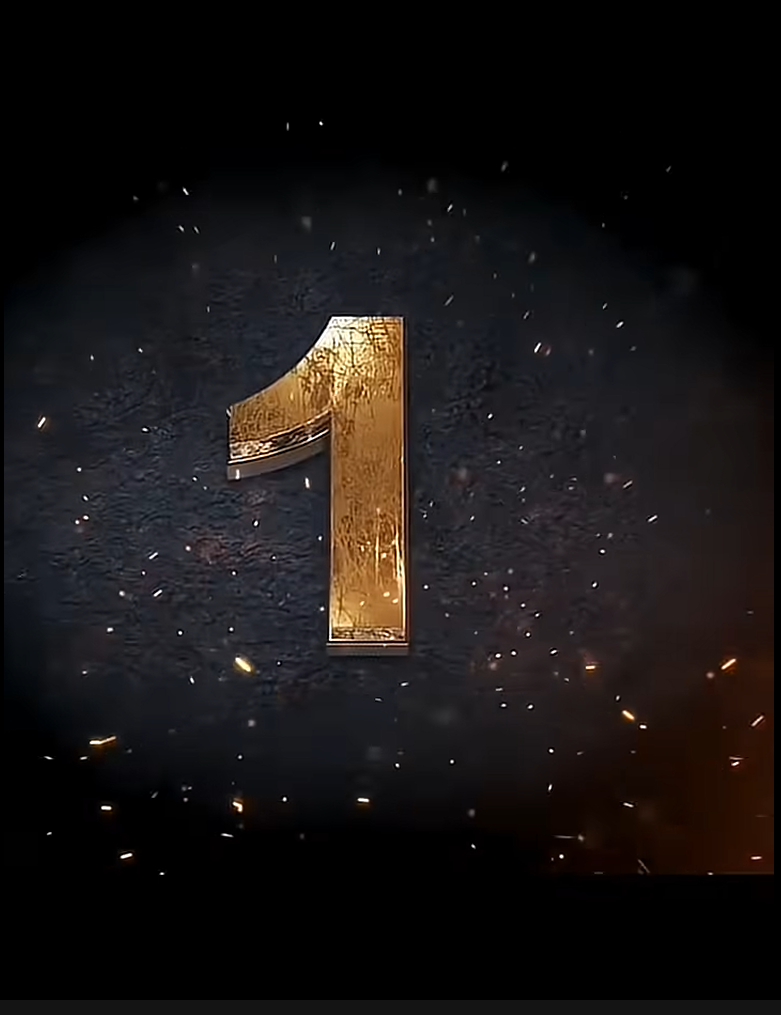
#> input picture 1-Video split/reference_numbers/1.png, 781 x 1015 px
$ python 02_split_video.py
#> lines starting #> are read from the running program, lines starting #| are printed output that depends on the picture
### 1-Video split/project_paths.py
"""Shared configuration and tracker paths for the Video Split pipeline."""

from __future__ import annotations

import json
import shutil
from pathlib import Path

ROOT = Path(__file__).resolve().parent
CONFIG_DIR = ROOT / "configuration"
TRACKERS_DIR = ROOT / "trackers"

INPUT_DIR = ROOT / "1-input_videos"
OUTPUT_DIR = ROOT / "2-output_videos"
TRANSCRIPTIONS_DIR = OUTPUT_DIR / "Transcriptions"
MERGED_DIR = ROOT / "4-output_merged_videos"
VOICEOVER_DIR = ROOT / "voiceover"
VOICEOVER_OUTPUT_DIR = ROOT / "3-output_voiceover_videos"
VOICEOVER_RECORDINGS_DIR = VOICEOVER_DIR / "recordings"
VOICEOVER_FIXED_DIR = VOICEOVER_DIR / "recordings_fixed"
CATEGORIES_PATH = ROOT / "video_categories" / "categories.json"

SPLIT_TRIM_CONFIG = CONFIG_DIR / "split_trim_config.json"
MERGE_TRANSITION_CONFIG = CONFIG_DIR / "merge_transition_config.json"
REMOVE_TEXT_CONFIG = CONFIG_DIR / "remove_text_config.json"

DOWNLOAD_ARCHIVE = TRACKERS_DIR / "download_archive.txt"
SPLIT_PROCESSED = TRACKERS_DIR / "split_processed.json"
SPLIT_FAILED = TRACKERS_DIR / "split_failed.json"
TEXT_REMOVED_PROCESSED = TRACKERS_DIR / "text_removed_processed.json"
TEXT_REMOVED_FAILED = TRACKERS_DIR / "text_removed_failed.json"
TRANSCRIBE_PROCESSED = TRACKERS_DIR / "transcribe_processed.json"
TRANSCRIBE_FAILED = TRACKERS_DIR / "transcribe_failed.json"
CATEGORIZE_PROCESSED = TRACKERS_DIR / "categorize_processed.json"
CATEGORIZE_FAILED = TRACKERS_DIR / "categorize_failed.json"
MERGE_USED_CLIPS = TRACKERS_DIR / "merge_used_clips.json"
VOICEOVER_PROCESSED = TRACKERS_DIR / "voiceover_processed.json"

_FOLDER_RENAMES: list[tuple[str, str]] = [
    ("input_videos", "1-input_videos"),
    ("output_videos", "2-output_videos"),
    ("output_voiceover_videos", "3-output_voiceover_videos"),
    ("output_merged_videos", "4-output_merged_videos"),
]

_CANONICAL_FOLDER_NAMES: tuple[str, ...] = (
    "1-input_videos",
    "2-output_videos",
    "3-output_voiceover_videos",
    "4-output_merged_videos",
)

_LEGACY_PATH_SEGMENTS: list[tuple[str, str]] = [
    ("output_voiceover_videos", "3-output_voiceover_videos"),
    ("output_merged_videos", "4-output_merged_videos"),
    ("output_videos", "2-output_videos"),
    ("input_videos", "1-input_videos"),
]

_LEGACY_MOVES: list[tuple[Path, Path]] = [
    (ROOT / "split_trim_config.json", SPLIT_TRIM_CONFIG),
    (ROOT / "merge_transition_config.json", MERGE_TRANSITION_CONFIG),
    (ROOT / "remove_text_config.json", REMOVE_TEXT_CONFIG),
    (INPUT_DIR / ".download_archive.txt", DOWNLOAD_ARCHIVE),
    (INPUT_DIR / ".split_processed.json", SPLIT_PROCESSED),
    (INPUT_DIR / ".split_failed.json", SPLIT_FAILED),
    (OUTPUT_DIR / ".text_removed_processed.json", TEXT_REMOVED_PROCESSED),
    (OUTPUT_DIR / ".text_removed_failed.json", TEXT_REMOVED_FAILED),
    (OUTPUT_DIR / ".transcribe_processed.json", TRANSCRIBE_PROCESSED),
    (OUTPUT_DIR / ".transcribe_failed.json", TRANSCRIBE_FAILED),
    (OUTPUT_DIR / ".categorize_processed.json", CATEGORIZE_PROCESSED),
    (OUTPUT_DIR / ".categorize_failed.json", CATEGORIZE_FAILED),
    (OUTPUT_DIR / ".merge_used_clips.json", MERGE_USED_CLIPS),
    (ROOT / "input_videos" / ".download_archive.txt", DOWNLOAD_ARCHIVE),
    (ROOT / "input_videos" / ".split_processed.json", SPLIT_PROCESSED),
    (ROOT / "input_videos" / ".split_failed.json", SPLIT_FAILED),
    (ROOT / "output_videos" / ".text_removed_processed.json", TEXT_REMOVED_PROCESSED),
    (ROOT / "output_videos" / ".text_removed_failed.json", TEXT_REMOVED_FAILED),
    (ROOT / "output_videos" / ".transcribe_processed.json", TRANSCRIBE_PROCESSED),
    (ROOT / "output_videos" / ".transcribe_failed.json", TRANSCRIBE_FAILED),
    (ROOT / "output_videos" / ".categorize_processed.json", CATEGORIZE_PROCESSED),
    (ROOT / "output_videos" / ".categorize_failed.json", CATEGORIZE_FAILED),
    (ROOT / "output_videos" / ".merge_used_clips.json", MERGE_USED_CLIPS),
]


def migrate_data_folder_names() -> int:
    """Rename legacy data folders to numbered names (one-time, idempotent)."""
    moved = 0
    for old_name, new_name in _FOLDER_RENAMES:
        old = ROOT / old_name
        new = ROOT / new_name
        if old.exists() and not new.exists():
            shutil.move(str(old), str(new))
            moved += 1
    return moved


# [44 lines left out: functions _collapse_repeated_folder_names, _replace_legacy_folder_segments, normalize_stored_path, _replace_path_strings, not called in this run]


def migrate_json_path_references() -> int:
    """Update stored absolute paths inside JSON files after folder renames."""
    updated_files = 0
    skip_dirs = {"voiceover", "configuration", "reference_numbers", "assets", "video_categories"}

    for json_path in ROOT.rglob("*.json"):
        if any(part in skip_dirs for part in json_path.parts):
            continue
        try:
            raw = json_path.read_text(encoding="utf-8")
        except OSError:
            continue
        new_raw, changed = _replace_path_strings(raw)
        if not changed:
            continue
        json_path.write_text(new_raw, encoding="utf-8")
        updated_files += 1
    return updated_files


def migrate_legacy_paths() -> int:
    """Move old root/input/output tracker and config files into configuration/ and trackers/."""
    CONFIG_DIR.mkdir(parents=True, exist_ok=True)
    TRACKERS_DIR.mkdir(parents=True, exist_ok=True)
    moved = 0
    for old, new in _LEGACY_MOVES:
        if old.exists() and not new.exists():
            shutil.move(str(old), str(new))
            moved += 1
    return moved


migrate_data_folder_names()
migrate_json_path_references()
migrate_legacy_paths()

### 1-Video split/log_utils.py
"""Shared console logging for the Video Split pipeline."""

from __future__ import annotations

import sys
from datetime import datetime
from pathlib import Path

WIDTH = 72
BANNER_CHAR = "="
SECTION_CHAR = "-"


def configure_stdio() -> None:
    """Ensure UTF-8 output and line buffering when run from run.bat."""
    try:
        sys.stdout.reconfigure(encoding="utf-8", line_buffering=True)
        sys.stderr.reconfigure(encoding="utf-8", line_buffering=True)
    except (AttributeError, ValueError, OSError):
        pass


def _timestamp() -> str:
    return datetime.now().strftime("%H:%M:%S")


def banner(title: str, subtitle: str = "") -> None:
    print()
    print(BANNER_CHAR * WIDTH)
    print(f"  {title}")
    if subtitle:
        print(f"  {subtitle}")
    print(BANNER_CHAR * WIDTH)
    print()


def section(title: str) -> None:
    print()
    print(SECTION_CHAR * WIDTH)
    print(f"  [{_timestamp()}] {title}")
    print(SECTION_CHAR * WIDTH)


# [4 lines left out: function step, not called in this run]


def info(label: str, value: str | Path) -> None:
    print(f"     {label:<18} {value}")


def bullet(text: str, indent: int = 1) -> None:
    pad = "  " * indent
    print(f"{pad}- {text}")


def ok(message: str) -> None:
    print(f"  [OK]  {message}")


def warn(message: str) -> None:
    print(f"  [!!]  {message}")


def fail(message: str) -> None:
    print(f"  [XX]  {message}", file=sys.stderr)


def progress(message: str) -> None:
    print(f"  ...   {message}")


def divider() -> None:
    print(SECTION_CHAR * WIDTH)


# [4 lines left out: function summary, not called in this run]


def paths_block(title: str, paths: list[tuple[str, str | Path]]) -> None:
#> called with title = 'Folders and trackers'
    section(title)
    for label, path in paths:
        info(label, path)


# [14 lines left out: function done_block, not called in this run]

### 1-Video split/02_split_video.py
"""
[2] Split videos by golden number markers (1-5) using computer vision.

Reads videos from input_videos/, matches reference_numbers/1.png .. 5.png,
then exports parts into output_videos/<video_name>/ as part-01-<uuid>.mp4, etc.
Tracks completed splits in trackers/split_processed.json so reruns skip
videos that were already split. Existing output folders are synced into that
tracker automatically.

Preferred: double-click run.bat and choose 2 (splits every unprocessed
video in input_videos/, one by one, skipping ones already done).

Manual:
  conda run -n utube_env python 02_split_video.py
  conda run -n utube_env python 02_split_video.py --latest-only
  conda run -n utube_env python 02_split_video.py --video "input_videos/my_video.mp4"
  conda run -n utube_env python 02_split_video.py --force
"""

from __future__ import annotations

import argparse
import json
import subprocess
import sys
import uuid
from dataclasses import dataclass
from datetime import datetime, timezone
from pathlib import Path

import cv2
import numpy as np

import log_utils as log
import project_paths as paths

log.configure_stdio()

ROOT = paths.ROOT
INPUT_DIR = paths.INPUT_DIR
OUTPUT_DIR = paths.OUTPUT_DIR
REF_DIR = ROOT / "reference_numbers"
TRIM_CONFIG_PATH = paths.SPLIT_TRIM_CONFIG
PROCESSED_TRACKER_PATH = paths.SPLIT_PROCESSED
FAILED_TRACKER_PATH = paths.SPLIT_FAILED

NUMBERS = list(range(1, 6))
SAMPLE_FPS = 4.0  # coarse scan: frames analyzed per second
REFINE_FPS = 10.0  # fine scan around each detected marker
MIN_SCORE = 0.06
MIN_SCORE_MARGIN = 0.03  # winner must beat runner-up by at least this
PEAK_WINDOW_SEC = 1.5
MIN_GAP_SEC = 2.0
MARKER_END_DROP_RATIO = 0.45  # card ended when score falls below peak * this


@dataclass
class ReferenceImage:
    number: int
    gray: np.ndarray
    descriptors: np.ndarray | None
    keypoint_count: int
    hist: np.ndarray


@dataclass
class TrimSettings:
    start_trim_sec: float
    end_trim_sec: float
    start_trim_from: str = "marker_end"  # "marker_start" or "marker_end"
    min_score_margin: float | None = None  # override default margin for this number


@dataclass
class MarkerHit:
    number: int
    time_sec: float
    end_sec: float
    score: float


@dataclass
class PartRange:
    part: int
    marker_number: int
    raw_start_sec: float
    raw_end_sec: float
    marker_end_sec: float
    start_sec: float
    end_sec: float
    start_trim_sec: float
    end_trim_sec: float
    start_trim_from: str


def load_references() -> dict[int, ReferenceImage]:
    orb = cv2.ORB_create(nfeatures=2000)
    refs: dict[int, ReferenceImage] = {}

    for n in NUMBERS:
        path = REF_DIR / f"{n}.png"
        if not path.exists():
            raise FileNotFoundError(f"Missing reference image: {path}")

        img = cv2.imread(str(path))
#> img is the input picture: shape (1015, 781, 3); mean B, G, R 20, 20.3, 23.7
        if img is None:
            raise RuntimeError(f"Could not read reference image: {path}")

        gray = cv2.cvtColor(img, cv2.COLOR_BGR2GRAY)
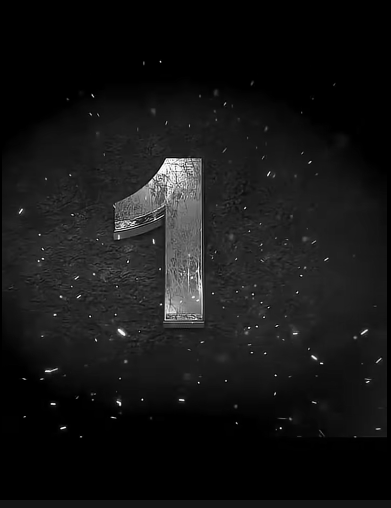
#> gray: shape (1015, 781) (shown at 1/2 size); min 0, max 255, mean 21.3
        _, descriptors = orb.detectAndCompute(gray, None)
        hist = cv2.calcHist([gray], [0], None, [64], [0, 256])
#> hist = 64 values, max 315189 at index 0, min 200 at index 53, mean 12386.2
        cv2.normalize(hist, hist)

        refs[n] = ReferenceImage(
            number=n,
            gray=gray,
            descriptors=descriptors,
            keypoint_count=max(len(orb.detect(gray, None)), 1),
            hist=hist,
        )
#> pass 2 of the loop in load_references, `for n in NUMBERS:`:
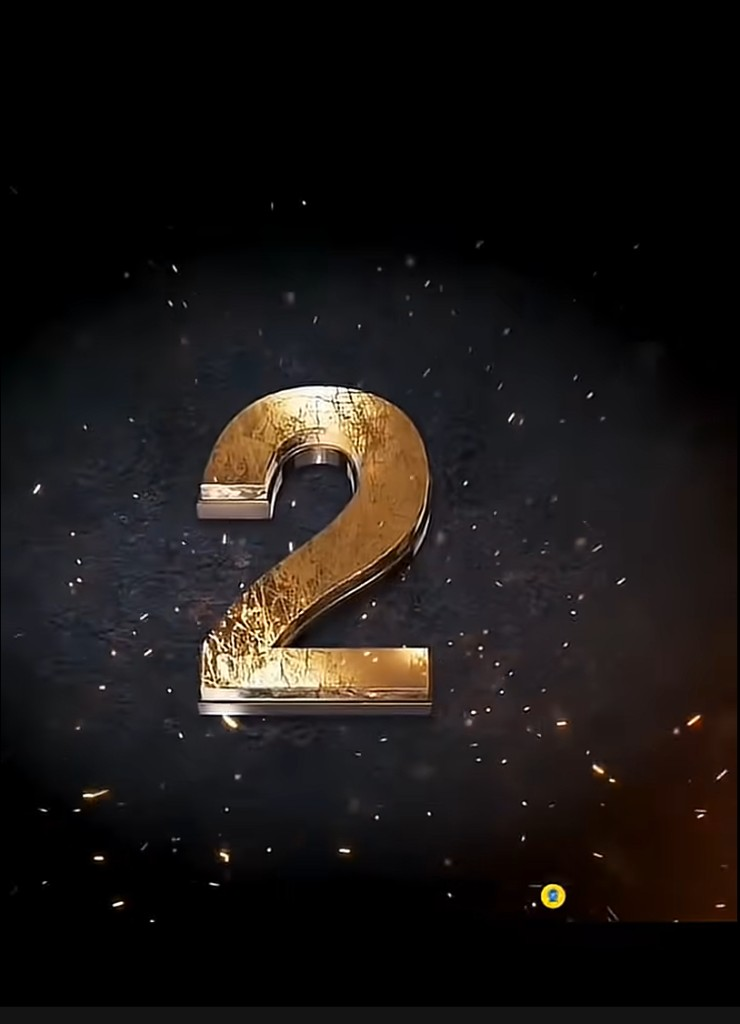
#> input picture 1-Video split/reference_numbers/2.png, 740 x 1024 px
#> in load_references, img is the input picture: shape (1024, 740, 3); mean B, G, R 20.3, 21.9, 26.1
#> in load_references, `gray = cv2.cvtColor(img, cv2.COLOR_BGR2GRAY)`:
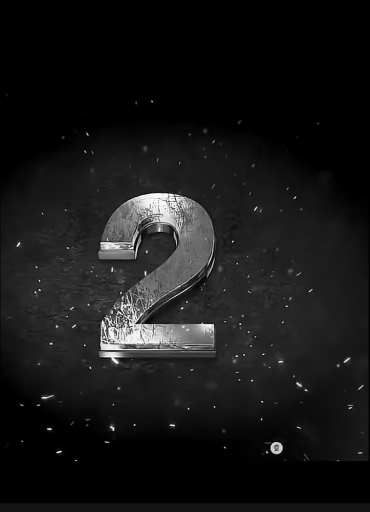
#> gray: shape (1024, 740) (shown at 1/2 size); min 0, max 255, mean 23
#> hist = 64 values, max 317227 at index 0, min 305 at index 63, mean 11840
#> pass 3 of the loop in load_references, `for n in NUMBERS:`:
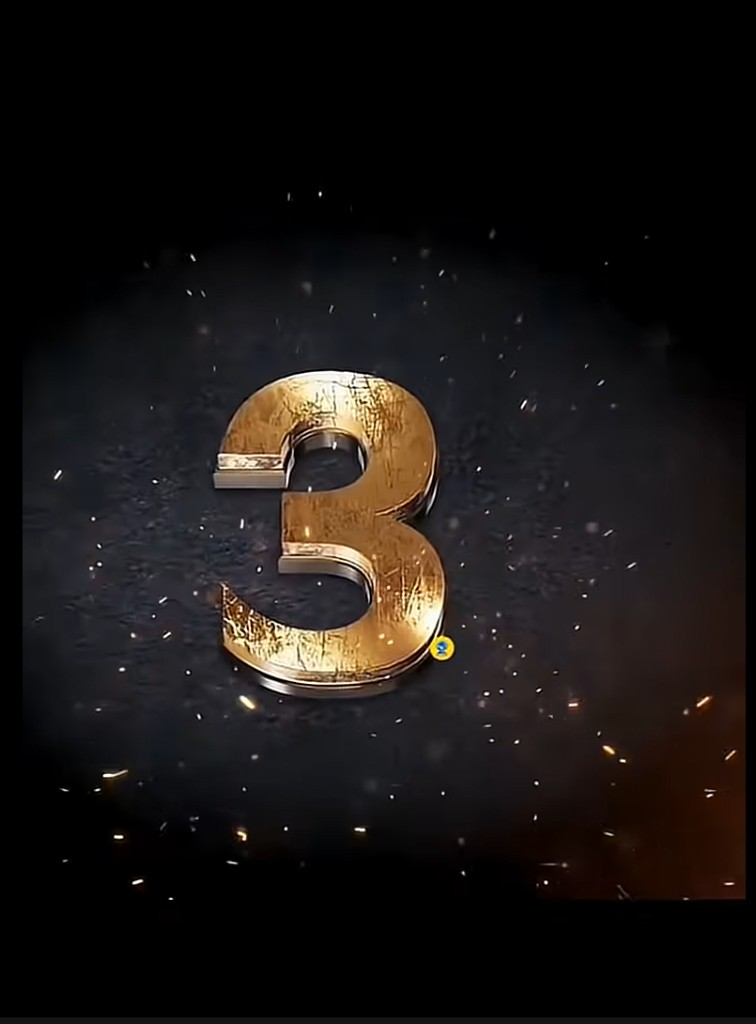
#> input picture 1-Video split/reference_numbers/3.png, 756 x 1024 px
#> in load_references, img is the input picture: shape (1024, 756, 3); mean B, G, R 19.4, 21, 25
#> in load_references, `gray = cv2.cvtColor(img, cv2.COLOR_BGR2GRAY)`:
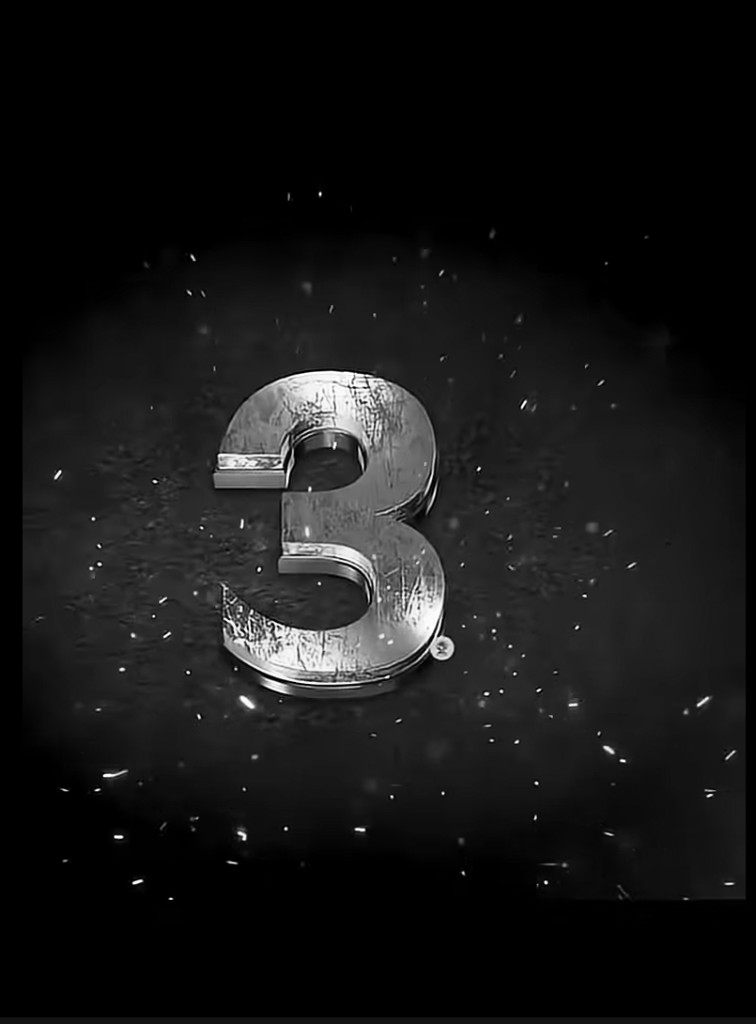
#> gray: shape (1024, 756); min 0, max 255, mean 21.9
#> hist = 64 values, max 355167 at index 0, min 324 at index 63, mean 12096
#> the loop made 4 passes; the first 3 are shown

    return refs


# [352 lines left out: functions load_trim_config, center_crop, score_components, score_frame, score_margin, scan_video and 6 more, not called in this run]


def part_filename(part_num: int) -> str:
    return f"part-{part_num:02d}-{uuid.uuid4()}.mp4"


# [68 lines left out: functions clear_previous_parts, export_part, get_video_duration, load_processed_tracker, not called in this run]


def save_processed_tracker(tracker: dict) -> None:
    INPUT_DIR.mkdir(parents=True, exist_ok=True)
    PROCESSED_TRACKER_PATH.write_text(json.dumps(tracker, indent=2), encoding="utf-8")


# [59 lines left out: functions load_failed_tracker, save_failed_tracker, mark_video_failed, clear_video_failed, video_status, print_input_video_status, not called in this run]


def output_manifest_path(video_path: Path) -> Path:
    return OUTPUT_DIR / video_path.stem / "split_manifest.json"


# [180 lines left out: functions is_video_processed, sync_tracker_from_output, mark_video_processed, pick_videos, process_video, not called in this run]


def main() -> int:
    parser = argparse.ArgumentParser(
        description="Split videos by golden number markers using OpenCV matching"
    )
    parser.add_argument(
        "--video",
        type=Path,
        help="Specific video file. Default: all/latest mp4 in input_videos/",
    )
    parser.add_argument(
        "--latest-only",
        action="store_true",
        help="Process only the newest unprocessed video in input_videos/",
    )
    parser.add_argument(
        "--force",
        action="store_true",
        help="Re-process videos even if they were already split before",
    )
    parser.add_argument(
        "--trim-config",
        type=Path,
        default=TRIM_CONFIG_PATH,
        help=f"JSON trim settings per number (default: {TRIM_CONFIG_PATH.name})",
    )
    args = parser.parse_args()

    OUTPUT_DIR.mkdir(parents=True, exist_ok=True)

    log.banner(
        "[2] SPLIT VIDEOS BY NUMBER MARKERS",
        "Detect golden numbers 1-5 and export parts into output_videos/",
    )
    log.paths_block(
        "Folders and trackers",
        [
            ("Project root", ROOT),
            ("Input folder", INPUT_DIR),
            ("Reference images", REF_DIR),
            ("Output folder", OUTPUT_DIR),
            ("Trim config", args.trim_config),
            ("Processed tracker", PROCESSED_TRACKER_PATH),
            ("Failed tracker", FAILED_TRACKER_PATH),
        ],
    )

    try:
        log.section("Loading reference number images")
        refs = load_references()
        for n in NUMBERS:
            log.bullet(f"reference_numbers/{n}.png")
    except Exception as exc:
        log.fail(f"Reference load failed: {exc}")
        return 1

    try:
        log.section("Loading trim settings")
        trim_config = load_trim_config(args.trim_config)
    except Exception as exc:
        log.fail(f"Trim config load failed: {exc}")
        return 1

    skip_processed = not args.force
    tracker = load_processed_tracker()
    failed_tracker = load_failed_tracker()
    all_input_videos = sorted(INPUT_DIR.glob("*.mp4"), key=lambda p: p.stat().st_mtime)
    if skip_processed:
        tracker = sync_tracker_from_output(tracker, all_input_videos)

    if all_input_videos:
        print_input_video_status(all_input_videos, tracker, failed_tracker)

    try:
        if args.video:
            videos = pick_videos(args.video, skip_processed=False)
        elif args.latest_only:
            pending = pick_videos(None, skip_processed=skip_processed, tracker=tracker)
            videos = pending[-1:] if pending else []
        else:
            videos = pick_videos(None, skip_processed=skip_processed, tracker=tracker)
    except Exception as exc:
        print(str(exc), file=sys.stderr)
        return 1

    if not videos:
        log.ok("No unprocessed videos found in input_videos/.")
        log.info("Tracking file", PROCESSED_TRACKER_PATH)
        log.info("Tip", "Use --force to split a video again.")
        return 0

    log.summary(
        "Queue summary",
        [
            ("Videos to split", str(len(videos))),
        ],
    )
    for i, video in enumerate(videos, 1):
        log.bullet(f"[{i}] {video.name}")

    total_parts = 0
    processed_count = 0
    failed_count = 0

    for i, video in enumerate(videos, 1):
        try:
            total_parts += process_video(
                video,
                refs,
                trim_config,
                tracker,
                failed_tracker,
                step_index=i,
                step_total=len(videos),
            )
            processed_count += 1
        except Exception as exc:
            failed_count += 1
            msg = str(exc)
            log.fail(f"{video.name}: {msg}")
            mark_video_failed(video, failed_tracker, msg)

    log.done_block(
        "Split task",
        [
            ("Videos split", processed_count),
            ("Videos failed", failed_count),
            ("Parts exported", total_parts),
            ("Output folder", OUTPUT_DIR),
            ("Processed tracker", PROCESSED_TRACKER_PATH),
        ],
        success=failed_count == 0,
    )
    return 0 if failed_count == 0 else 1


if __name__ == "__main__":
#> (the run stopped early here; a loop or call above may not have finished)
